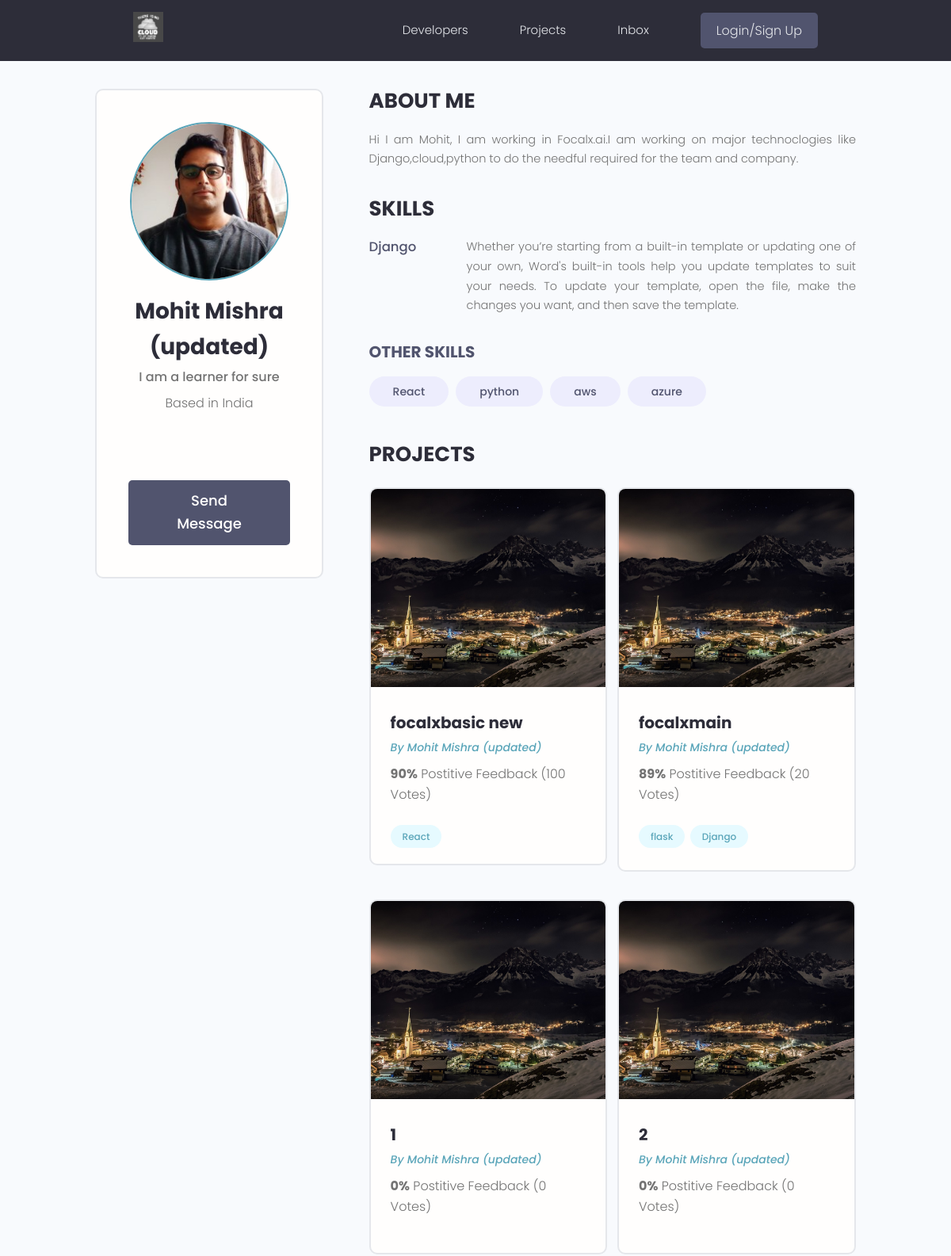
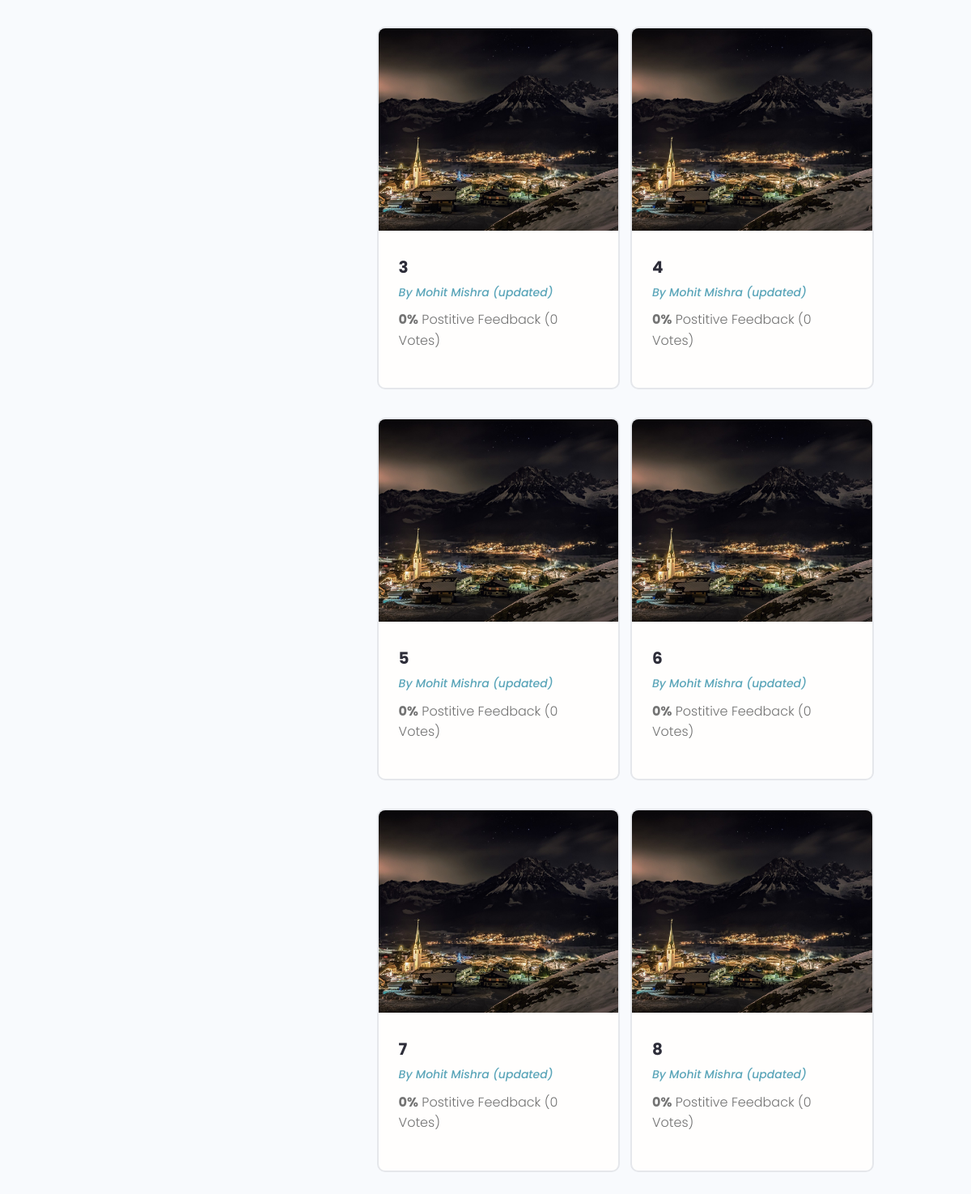
Page /profile/7f07ac62-07ac-4d23-99b2-6e17d3c81249/ on the committed database (2 pictures, top to bottom).
### users/models.py (models this page shows, shortened)
class Profile(models.Model):
    user = models.OneToOneField(User,on_delete=models.CASCADE,null=True,blank=True)
    name = models.CharField(max_length=200,null=True,blank=True)
    location = models.CharField(max_length=200,null=True,blank=True)
    email = models.EmailField(max_length=2000,null=True,blank=True)
    username = models.CharField(max_length=200,null=True,blank=True)
    short_intro = models.CharField(max_length=200,null=True,blank=True)
    bio = models.TextField(null=True,blank=True)
    profile_image = models.ImageField(null=True,blank=True,upload_to='profiles/',default="profiles/user_default.png")
    social_github = models.CharField(max_length=200,null=True,blank=True)
    social_twitter = models.CharField(max_length=200,null=True,blank=True)
    social_linkedin = models.CharField(max_length=200,null=True,blank=True)
    social_youtube = models.CharField(max_length=200,null=True,blank=True)
    social_website = models.CharField(max_length=200,null=True,blank=True)
    created = models.DateTimeField(auto_now_add=True)
    id = models.UUIDField(default=uuid.uuid4,unique=True,primary_key=True,editable=False)

class Skill(models.Model):
    owner = models.ForeignKey(Profile,on_delete=models.CASCADE,null=True,blank=True)
    name = models.CharField(max_length=200,null=True,blank=True)
    description = models.TextField(null=True,blank=True)
    created = models.DateTimeField(auto_now_add=True)
    id = models.UUIDField(default=uuid.uuid4,unique=True,primary_key=True,editable=False)
    def __str__(self):
        return str(self.name)

### projects/models.py (models this page shows, shortened)
class Project(models.Model):
    owner = models.ForeignKey(Profile,null=True,blank=True,on_delete=models.SET_NULL)
    title = models.CharField(max_length=200)
    description = models.TextField(null=True,blank=True)
    featured_image = models.ImageField(null=True,blank=True,default="default.jpg")
    demo_link = models.CharField(max_length=2000,null=True,blank=True)
    source_link = models.CharField(max_length=2000,null=True,blank=True)
    tags = models.ManyToManyField('Tag',blank=True)
    vote_total = models.IntegerField(default=0,null=True,blank=True)
    vote_ratio = models.IntegerField(default=0,null=True,blank=True)
    created = models.DateTimeField(auto_now_add=True)
    id = models.UUIDField(default=uuid.uuid4,unique=True,primary_key=True,editable=False)
    class Meta:
        ordering = ['created']

class Tag(models.Model):
    name = models.CharField(max_length=200)
    created = models.DateTimeField(auto_now_add=True)
    id = models.UUIDField(default=uuid.uuid4,unique=True,primary_key=True,editable=False)
    def __str__(self):
        return self.name

### users/views.py (the view)
# urls.py: path('profile/<str:pk>/', views.userProfile,name="user-profile"),
def userProfile(request,pk):
    profile = Profile.objects.get(id=pk)
    topSkills = profile.skill_set.exclude(description__exact="")
    otherSkills = profile.skill_set.filter(description="")
    context={'profile':profile,'topSkills':topSkills,'otherSkills':otherSkills}
    return render(request,'users/user-profile.html',context)

### users/templates/users/user-profile.html (shortened to what this page needs)
{% extends 'main.html' %}
{% block content %}
  <main class="profile my-md">
    <div class="container">
      <div class="layout">
        <div class="column column--1of3">
          <div class="card text-center">
            <div class="card__body dev">
              <img class="avatar avatar--xl" src="{{profile.profile_image.url}}" />
              <h2 class="dev__name">{{profile.name}}</h2>
              <p class="dev__title">{{profile.short_intro}}</p>
              <p class="dev__location">Based in {{profile.location}}</p>
              <ul class="dev__social">
              </ul>
              <a href="#" class="btn btn--sub btn--lg">Send Message </a>
            </div>
          </div>
        </div>
        <div class="column column--2of3">
          <div class="devInfo">
            <h3 class="devInfo__title">About Me</h3>
            <p class="devInfo__about">{{profile.bio}}</p>
          </div>
          <div class="devInfo">
            <h3 class="devInfo__title">Skills</h3>
            <div class="devInfo__skills">
              {% for skill in topSkills %}
              <div class="devSkill">
                <h4 class="devSkill__title">{{skill.name}}</h4>
                <p class="devSkill__info">{{skill.description}}</p>
              </div>
              {% endfor %}
              <h3 class="devInfo__subtitle">Other Skills</h3>
              <div class="devInfo__otherSkills">
                {% for skill in otherSkills %}
                <span class="tag tag--pill tag--sub tag--lg">
                  <small>{{skill}}</small>
                </span>
                {% endfor %}
              </div>
            </div>
          </div>
          <div class="devInfo">
            <h3 class="devInfo__title">Projects</h3>
            <div class="grid grid--two">
              {% for project in profile.project_set.all %}
              <div class="column">
                <div class="card project">
                  <a href="{% url 'project' project.id %}" class="project">
                    <img class="project__thumbnail" src="{{project.featured_image.url}}" alt="project thumbnail" />
                    <div class="card__body">
                      <h3 class="project__title">{{project.title}}</h3>
                      <p><a class="project__author" href="{% url 'user-profile' project.owner.id %}">By {{project.owner.name}}</a></p>
                      <p class="project--rating">
                        <span style="font-weight: bold;">{{project.vote_ratio}}%</span> Postitive
                        Feedback ({{project.vote_total}} Vote{{project.vote_total|pluralize:"s"}})
                      </p>
                      <div class="project__tags">
                        {%for tag in project.tags.all %}
                        <span class="tag tag--pill tag--main">
                          <small>{{tag}}</small>
                        </span>
                        {% endfor %}
                      </div>
                    </div>
                  </a>
                </div>
              </div>
              {% endfor %}
            </div>
          </div>
        </div>
      </div>
    </div>
  </main>
{% endblock content %}

### static/styles/app.css (style rules this page uses)
:root { --color-sub: #2d2d39; }
.btn--sub { background-color: var(--color-sub-light); }
.card { border: 2px solid var(--color-light); }
img { width: 100%; }
.profile .card > .dev { padding: 4rem; }
.dev__name { color: var(--color-sub); font-size: 2.8rem; font-weight: 700; margin-top: 1rem; margin-bottom: 0.5rem; }
.dev__title { font-size: 1.6rem; font-weight: 500; line-height: 1.3; }
.dev__location { margin-top: 1rem; }
.dev__social { margin: 3rem 0; list-style: none; display: flex; justify-content: center; gap: 1.5rem; }
.devInfo { margin-bottom: 3rem; }
.devInfo__title, .devInfo__subtitle { font-size: 2.6rem; color: var(--color-sub); text-transform: uppercase; font-weight: 700; margin-bottom: 1.5rem; }
.devInfo__subtitle { font-size: 2rem; color: var(--color-sub-light); }
.devInfo__about, .devSkill__info { font-size: 1.45rem; line-height: 1.7; text-align: justify; }
.devSkill { margin-bottom: 3rem; }
.devSkill__title { font-size: 1.65rem; font-weight: 500; color: var(--color-sub-light); }
@media screen and (min-width: 700px) { .devSkill { display: flex; justify-content: space-between; gap: 3rem; } }
@media screen and (min-width: 700px) { .devSkill__info { flex-basis: 80%; } }
.project__author { font-size: 1.4rem; font-style: italic; }
.project--rating { margin-bottom: 1.6em; margin-top: .5em; }
.project__thumbnail { height: 25rem; object-fit: cover; object-position: top center; }
.project__title { font-size: 2rem; font-weight: 700; color: var(--color-sub); }

### static/uikit/styles/modules/_variables.css (style rules this page uses)
:root { --color-main: #5aa5b9; --color-main-light: #e6faff; --color-sub: #3f4156; --color-sub-light: #51546e; --color-sub-lighter: #ededfd; --color-text: #737373; --color-gray: #8b8b8b; --color-light: #e5e7eb; --color-light-gray: #767676; --color-bg: #f8fafd; --color-white: #fffefd; --color-white-light: #f3f3f3; --color-success: #359e64; --color-success-bg: #def8e8; --color-error: #fc4b0b; --color-error-bg: #fff2ee; --font-base: 'Poppins', arial, helvetica, 'Segoe UI', roboto, ubuntu, sans-serif; --font-monospace: 'Fira Code', 'Courier New', courier, monospace; --font-regular: 300; --font-medium: 500; --font-bold: 700; --generic-shadow: 1px 1px 5px #00000010; --generic-transition: all 0.3s ease-in-out; }

### static/uikit/styles/modules/_base.css (style rules this page uses)
* { margin: 0; padding: 0; box-sizing: border-box; text-rendering: optimizeLegibility; color: inherit; font-size: inherit; }
html { font-size: 50%; }
@media only screen and (min-width: 480px) { html { font-size: 56.25%; } }
@media only screen and (min-width: 1200px) { html { font-size: 62.5%; } }
body { line-height: 1.6; font-weight: 400; font-size: 1.5rem; color: var(--color-text); background-color: var(--color-bg); min-height: 100vh; }

### static/uikit/styles/modules/_typography.css (style rules this page uses)
* { font-family: var(--font-base); }
h2 { font-size: 3.6rem; font-weight: var(--font-bold); }
h3 { font-size: 3.2rem; font-weight: var(--font-medium); }
h4 { font-size: 2.8rem; font-weight: var(--font-medium); }
p, span, strong { font-size: 1.6rem; color: var(--color-text); font-weight: var(--font-regular); }
a { padding-bottom: 2px; text-decoration: none; display: inline-block; color: var(--color-main); font-weight: var(--font-medium); }

### static/uikit/styles/modules/_utilities.css (style rules this page uses)
.container { width: 92%; max-width: 165rem; margin: 0 auto; box-sizing: border-box; }
@media screen and (min-width: 1000px) { .container { width: 90%; } }
@media screen and (min-width: 1200px) { .container { width: 80%; } }
.text-center { text-align: center; }
.my-md { margin: 3rem auto; }

### static/uikit/styles/modules/_avatar.css (style rules this page uses)
.avatar { border-radius: 50%; border: 2px solid var(--color-main); object-fit: cover; }
.avatar--xl { height: 20rem; width: 20rem; }

### static/uikit/styles/modules/_button.css (style rules this page uses)
.btn { display: inline-block; position: relative; cursor: pointer; background-color: var(--color-light); font-weight: var(--font-medium); color: var(--color-sub); text-decoration: none; padding: 1rem 2rem; border-radius: 0.5rem; border: none; width: -webkit-fit-content; width: -moz-fit-content; width: fit-content; height: -webkit-fit-content; height: -moz-fit-content; height: fit-content; font-size: 1.6rem; outline-width: 0; outline-color: transparent; -webkit-backface-visibility: hidden; backface-visibility: hidden; transition: all 0.3s ease-in-out; }
.btn--sub { background-color: var(--color-sub); color: var(--color-white); }
.btn--lg { font-size: 1.8rem; padding: 1.2rem 4.5rem; }

### static/uikit/styles/modules/_card.css (style rules this page uses)
.card { border-radius: 1rem; background-color: var(--color-white); border: 1.5px solid var(--color-light); width: auto; height: auto; margin-top: 0.5rem; margin-bottom: 0.5rem; overflow: hidden; }
.card__body, .card__header { padding: 2rem 2.5rem; }

### rows in the picture
Profile: profile_image (picture), name "Mohit Mishra (updated)", short_intro "I am a learner for sure", location "India", bio "Hi I am Mohit, I am working in Focalx.ai.I am working on major technoclogies like Django,cloud,python to do the needful required for the team and company."
Skill: name "Django", description "Whether you’re starting from a built-in template or updating one of your own, Word's built-in tools help you update templates to suit your needs. To update your template, open the file, make the changes you want, and then save the template."
Skill: name "React"
Skill: name "python"
Skill: name "aws"
Skill: name "azure"
Project: featured_image (placeholder picture), title "focalxbasic new", owner.name "Mohit Mishra (updated)", vote_ratio "90", vote_total "100"
Tag: name "React"
Project: featured_image (placeholder picture), title "focalxmain", owner.name "Mohit Mishra (updated)", vote_ratio "89", vote_total "20"
Tag: name "flask"
Tag: name "Django"
Project: featured_image (placeholder picture), title "1", owner.name "Mohit Mishra (updated)", vote_ratio "0", vote_total "0"
Project: featured_image (placeholder picture), title "2", owner.name "Mohit Mishra (updated)", vote_ratio "0", vote_total "0"
Project: featured_image (placeholder picture), title "3", owner.name "Mohit Mishra (updated)", vote_ratio "0", vote_total "0"
Project: featured_image (placeholder picture), title "4", owner.name "Mohit Mishra (updated)", vote_ratio "0", vote_total "0"
Project: featured_image (placeholder picture), title "5", owner.name "Mohit Mishra (updated)", vote_ratio "0", vote_total "0"
Project: featured_image (placeholder picture), title "6", owner.name "Mohit Mishra (updated)", vote_ratio "0", vote_total "0"
Project: featured_image (placeholder picture), title "7", owner.name "Mohit Mishra (updated)", vote_ratio "0", vote_total "0"
Project: featured_image (placeholder picture), title "8", owner.name "Mohit Mishra (updated)", vote_ratio "0", vote_total "0"
